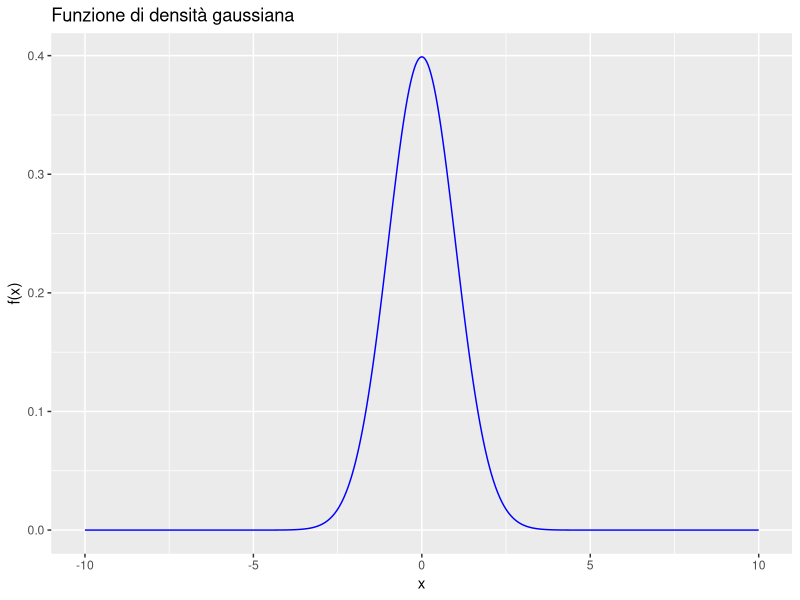

Write the R code that produced this figure.
## ---- chunk 1
gaussian <- function(x, mu, sigma) {
  1 / (sigma * sqrt(2 * pi)) * exp(-((x - mu)^2) / (2 * sigma^2))
}
## ---- chunk 2
mu <- 0      # Media
sigma <- 1   # Deviazione standard
a <- -10     # Limite inferiore
b <- 10      # Limite superiore
n <- 10000   # Numero di punti

x_range <- seq(a, b, length.out = n)  # Valori x
fx <- gaussian(x_range, mu, sigma)   # Ordinata della funzione
## ---- chunk 3
library(ggplot2)
library(scales)

ggplot(data.frame(x = x_range, fx = fx), aes(x, fx)) +
  geom_line(color = "blue") +
  labs(
    title = "Funzione di densità gaussiana", 
    x = "x", 
    y = "f(x)"
  )
## ---- chunk 4
integral_approximation <- function(f, a, b, n) {
  delta <- (b - a) / n
  sum(delta * f)
}

# Calcolo dell'integrale approssimato
approx <- integral_approximation(fx, a, b, n)
approx
## ---- chunk 5
integrate(
  function(x) gaussian(x, mu, sigma),
  lower = a,
  upper = b
)
## ---- chunk 6
a <- -1.96
b <- 1.96
x_range <- seq(a, b, length.out = n)
fx <- gaussian(x_range, mu, sigma)

approx <- integral_approximation(fx, a, b, n)
approx
## ---- chunk 7
integrate(
  function(x) gaussian(x, mu, sigma),
  lower = a,
  upper = b
)
## ---- chunk 8
a <- -1.0
b <- 1.0
x_range <- seq(a, b, length.out = n)
fx <- gaussian(x_range, mu, sigma)

approx <- integral_approximation(fx, a, b, n)
approx
## ---- chunk 9
integrate(
  function(x) gaussian(x, mu, sigma),
  lower = a,
  upper = b
)
